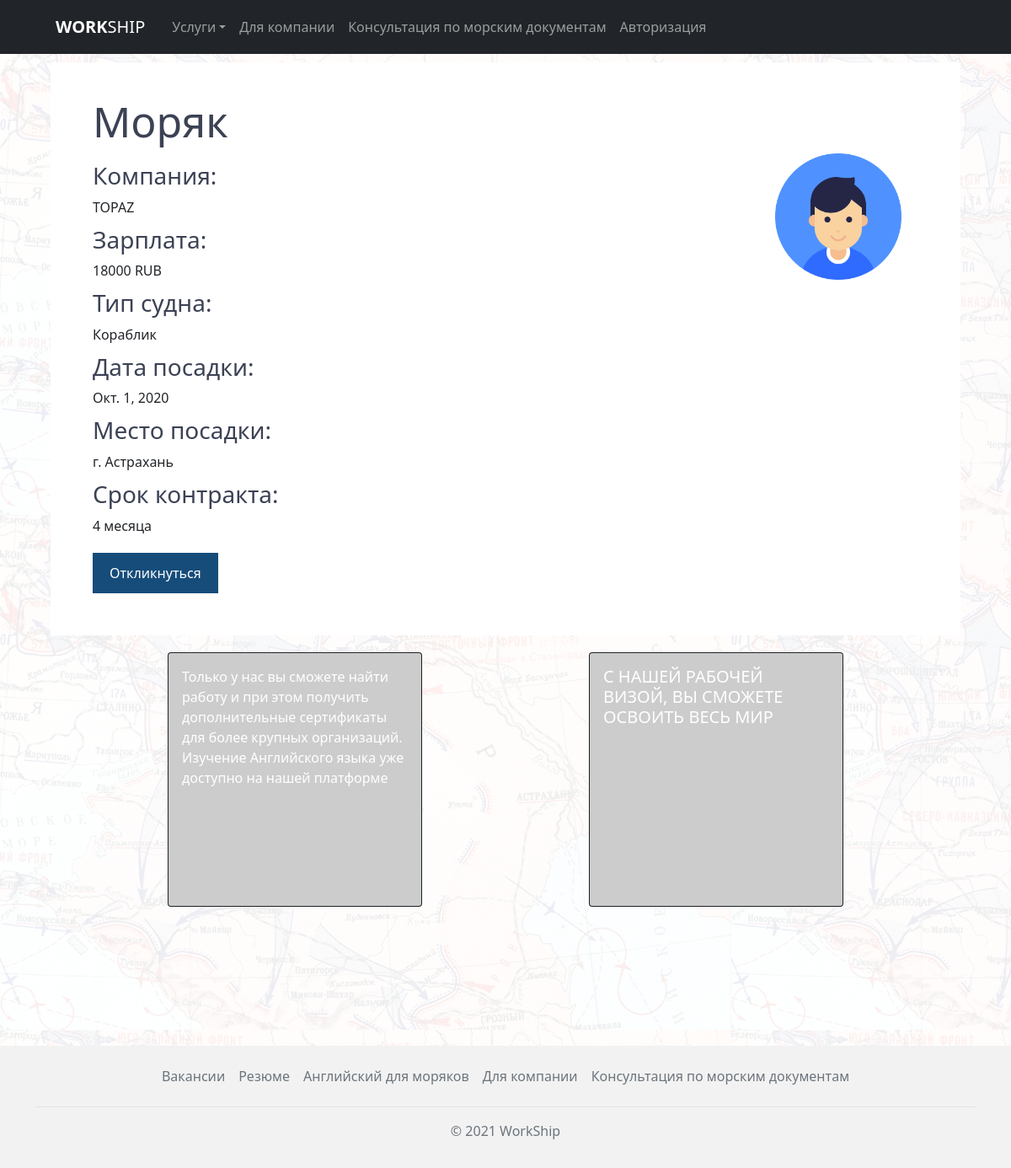
The app's page /vacancies/detail/2/, older data.
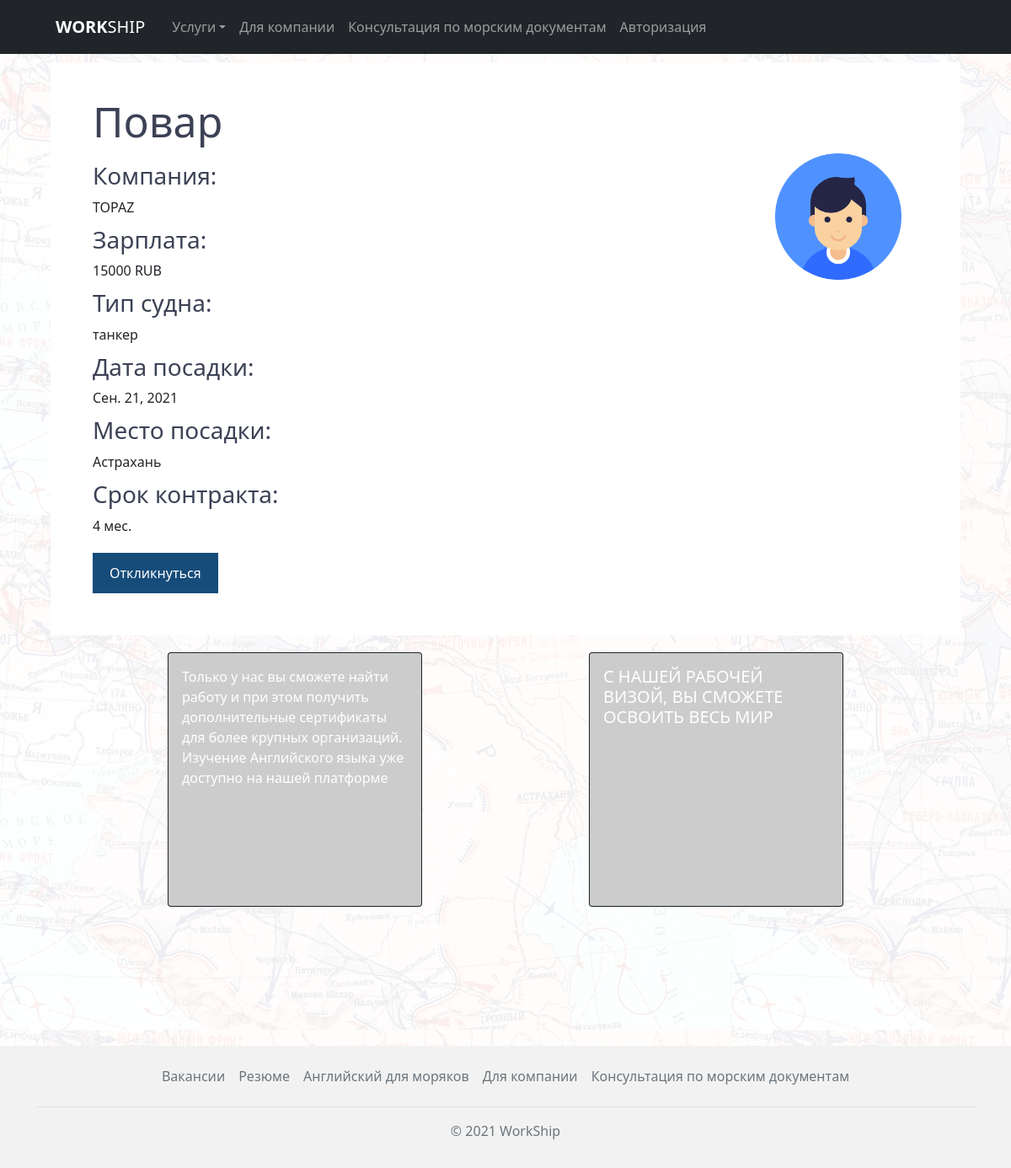
The same page, newer data.
### vacancies/models.py (models this page shows, shortened)
class Vacancy(models.Model):
    company = models.CharField('Компания', max_length=255)
    title = models.CharField('Должность', max_length=255)
    salary = models.CharField('Зарплата', max_length=255)
    vessel_type = models.CharField('Тип судна', max_length=255, default="")
    date_start = models.DateField('Дата посадки')
    landing = models.CharField('Место посадки', max_length=255, default="")
    contract_term = models.CharField('Срок контракта', max_length=255, default="")
    image = models.ImageField(verbose_name='Изображение', upload_to=image_directory_path, storage=image_storage, default='defaultuser.png')
    time_create = models.DateTimeField('Дата создания', auto_now_add=True, null=True)
    time_update = models.DateTimeField('Дата изменения', auto_now=True, null=True)
    is_published = models.BooleanField('Публикация', default=True)
    class Meta:
        verbose_name = 'Вакансия'
        verbose_name_plural = 'Вакансии'
        ordering = ['-time_create', 'title']

### vacancies/views.py (the view)
# urls.py: path('detail/<int:vacancy_id>/', views.vacancies_detail, name='vacancies_detail'),
def vacancies_detail(request, vacancy_id):
    vacancy = get_object_or_404(Vacancy, pk=vacancy_id)
    context = {
        'vacancy': vacancy
    }
    return render(request, 'vacancies/vacancies_detail.html', context=context)

### vacancies/templates/vacancies/vacancies_detail.html (shortened to what this page needs)
{% extends 'main/layout.html' %}
{% block content %}
<main>
      <div class="wrapper">
        <div class="vacancies">
          <div class="vacancies__header">
            <h2>{{ vacancy.title }}</h2>
          </div>
          <div class="vacancy__detail">
            <div class="vacancy__text">
            <div><h3>Компания: </h3> {{ vacancy.company }}</div>
            <div><h3>Зарплата: </h3> {{ vacancy.salary }}</div>
            <div><h3>Тип судна: </h3> {{ vacancy.vessel_type }}</div>
            <div><h3>Дата посадки: </h3> {{ vacancy.date_start }}</div>
            <div><h3>Место посадки: </h3> {{ vacancy.landing }}</div>
            <div><h3>Срок контракта: </h3> {{ vacancy.contract_term }}</div>
            </div>
             <div class="vacancy__logo">
               <img src="{{vacancy.image.url}}" alt="">
             </div>
          </div>
          <div class="respond-button">
            <button>Откликнуться</button>
          </div>
        </div>
        <div class="slider_index">
                    <div class="slider_index__container">
            <div class="card bg-dark text-white">
                <img src="https://via.placeholder.com/300x300" class="card-img" alt="...">
                <div class="card-img-overlay">
                <p class="card-text">Только у нас вы сможете найти работу и при этом получить
                дополнительные сертификаты для более крупных организаций.
                Изучение Английского языка уже доступно на нашей платформе</p>
                </div>
            </div>
            <div class="card bg-dark text-white">
                <img src="https://via.placeholder.com/300x300" class="card-img" alt="...">
                <div class="card-img-overlay">
                <h5 class="card-title">С НАШЕЙ РАБОЧЕЙ ВИЗОЙ, ВЫ СМОЖЕТЕ ОСВОИТЬ ВЕСЬ МИР</h5>
                </div>
            </div>
          </div>
        </div>
      </div>
    </main>
{% endblock %}

### main/templates/main/layout.html (shortened to what this page needs)
{% load static %}
<!DOCTYPE html>
<html lang="en">
  <head>
    <link rel="stylesheet" href="https://use.fontawesome.com/releases/v5.15.4/css/all.css">
    <link href="https://cdn.jsdelivr.net/npm/bootstrap@5.1.1/dist/css/bootstrap.min.css" rel="stylesheet">
    <link rel="stylesheet" href="{%  static 'main/style/css/style.css' %}">
  </head>
  <body>
  <div class="bg-map">
    <header class="p-1 bg-dark text-white">
      <div class="container">
        <nav class="navbar sticky-top navbar-expand-lg navbar-dark bg-dark ">
          <div class="d-flex flex-wrap align-items-center justify-content-center justify-content-lg-start">
            <a href="{% url 'home' %}" class="h5 d-flex align-items-center mb-2 mb-lg-0 mx-4 text-white text-decoration-none"> <b>WORK</b>SHIP</a>
            <div class="collapse navbar-collapse" id="navbarSupportedContent">
              <ul class="navbar-nav me-auto mb-2 mb-lg-0">
                <li class="nav-item dropdown"><a class="nav-link dropdown-toggle" href="#" id="navbarDropdown" role="button" data-bs-toggle="dropdown" aria-expanded="false">Услуги</a>
                </li>
                <li class="nav-item"><a class="nav-link" href="{% url 'company_home' %}">Для компании</a></li>
                <li class="nav-item"><a class="nav-link" href="{% url 'seaman_home' %}">Консультация по морским документам</a></li>
                {% if request.user.is_authenticated %}
                  {% if request.user.is_staff %}
                    <li class="nav-item"><a class="nav-link" href="{% url 'admin:index' %}">{{ request.user.get_full_name}}</a></li>
                  {% else %}
                    <li class="nav-item"><a class="nav-link" href="{% url 'personal_account_home' %}">{{ request.user.get_full_name}}</a></li>
                  {% endif %}
                  <li class="nav-item"><a class="nav-link" href="{% url 'logout' %}">Выйти</a></li>
                {% else %}
                  <li class="nav-item"><a class="nav-link" href="{% url 'login' %}">Авторизация</a></li>
                {% endif %}
              </ul>
            </div>
        </nav>
      </div>
    </header>
<main>
    {% block content %}
    {% endblock %}
</main>
    <footer class="footer py-3" style="position: absolute; bottom: 0; width: 100%">
      <div class="container">
        <ul class="nav justify-content-center border-bottom pb-3 mb-3">
          <li class="nav-item"><a href="#" class="nav-link px-2 text-muted">Вакансии</a></li>
          <li class="nav-item"><a href="#" class="nav-link px-2 text-muted">Резюме</a></li>
          <li class="nav-item"><a href="#" class="nav-link px-2 text-muted">Английский для моряков</a></li>
          <li class="nav-item"><a href="#" class="nav-link px-2 text-muted">Для компании</a></li>
          <li class="nav-item"><a href="#" class="nav-link px-2 text-muted">Консультация по морским документам</a></li>
        </ul>
        <p class="text-center text-muted">© 2021 WorkShip</p>
      </div>
    </footer>
      </div>
  </body>
</html>

### main/static/main/style/css/style.css (style rules this page uses)
* { padding: 0; margin: 0; -webkit-box-sizing: border-box; box-sizing: border-box; font-family: "Segoe UI", Tahoma, Geneva, Verdana, sans-serif; scroll-behavior: smooth; }
html, body { height: 100%; }
html main, body main { height: 100%; padding-bottom: 150px; }
footer { background-color: #f2f2f2; }
.bg-map { position: relative; min-height: 100%; }
.bg-map::after { content: ""; background: url(../../img/map1942.jpg); background-repeat: repeat; -webkit-background-size: auto auto; background-size: auto; opacity: 0.07; top: 0; left: 0; right: 0; bottom: 0; position: absolute; z-index: -10; }
.vacancies { display: block; width: 1080px; margin: 10px auto; padding: 40px; background-color: #fff; }
.vacancies__header h2 { font-weight: 400; font-size: 50px; margin-left: 10px; color: #3c4255; }
.vacancies .vacancy__detail { display: -webkit-box; display: -webkit-flex; display: -ms-flexbox; display: flex; -webkit-box-pack: justify; -webkit-justify-content: space-between; -ms-flex-pack: justify; justify-content: space-between; }
.vacancies .vacancy__detail .vacancy__text { width: 60%; }
.vacancies .vacancy__detail .vacancy__text div { margin: 10px; }
.vacancies .vacancy__detail .vacancy__text div h3 { color: #3c4255; }
.vacancies .vacancy__detail .vacancy__logo { width: 150px; height: auto; margin-right: 30px; }
.vacancies .vacancy__detail .vacancy__logo img { width: 100%; height: auto; }
.respond-button { margin: 10px; display: block; width: 100%; }
.respond-button button { background-color: #164c7a; color: white; padding: 12px 20px; border: none; cursor: pointer; -webkit-transition: 0.4s; -o-transition: 0.4s; transition: 0.4s; }
.slider_index { width: 100%; padding: 10px 100px; display: -webkit-box; display: -webkit-flex; display: -ms-flexbox; display: flex; }
.slider_index__container { display: -webkit-box; display: -webkit-flex; display: -ms-flexbox; display: flex; width: 100%; -webkit-justify-content: space-around; -ms-flex-pack: distribute; justify-content: space-around; }

Row changes from the older to the newer data that the page shows:
changed Vacancy "TOPAZ": title "Моряк" → "Повар"; salary "18000 RUB" → "15000 RUB"; vessel_type "Кораблик" → "танкер"; date_start "Окт. 1, 2020" → "Сен. 21, 2021"; landing "г. Астрахань" → "Астрахань"; contract_term "4 месяца" → "4 мес."
